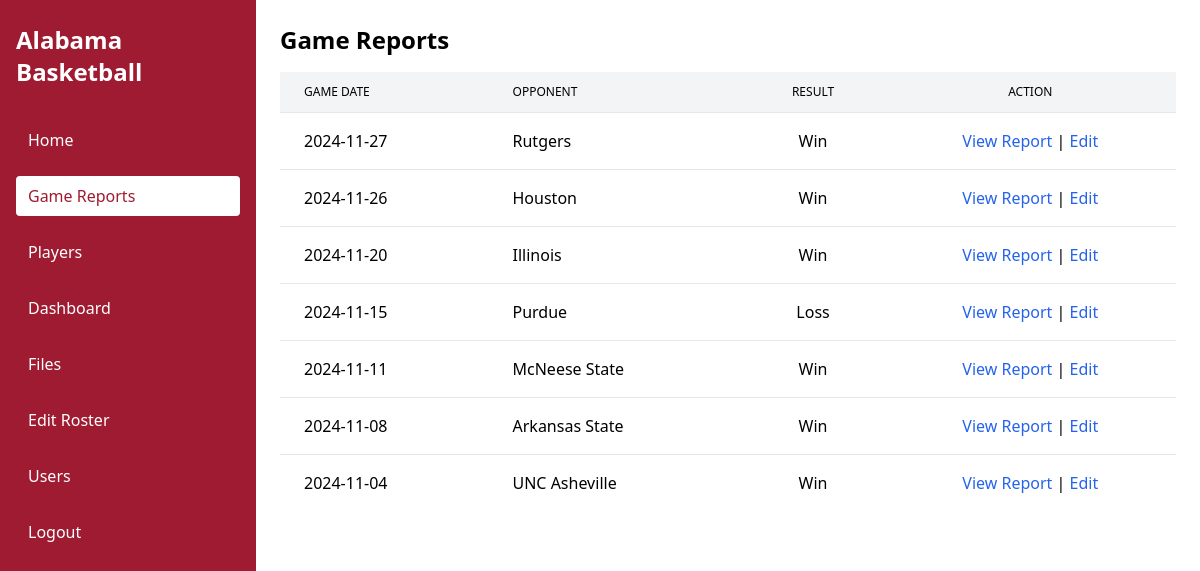
/admin/game-reports (signed in), run on an earlier commit of the app's database.
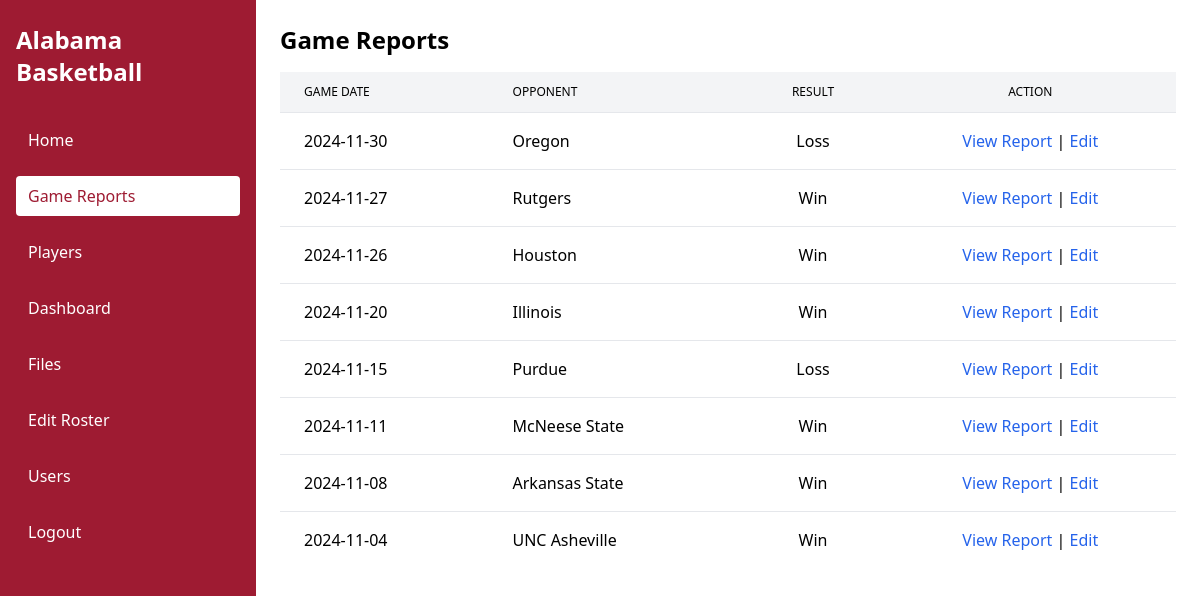
And on a later commit of the database.
### models/database.py (models this page shows)
class Game(db.Model):
    id = db.Column(db.Integer, primary_key=True)
    season_id = db.Column(db.Integer, db.ForeignKey('season.id'), nullable=False)
    game_date = db.Column(db.Date, nullable=False)
    opponent_name = db.Column(db.String(100), nullable=False)
    home_or_away = db.Column(db.String(10), nullable=False)
    result = db.Column(db.String(10))
    csv_filename = db.Column(db.String(255))
    teams = db.relationship('TeamStats', backref='game', lazy=True)
    players = db.relationship('PlayerStats', backref='game', lazy=True)
    blue_collar_stats = db.relationship('BlueCollarStats', backref='game', lazy=True)
    opponent_blue_coll_stats = db.relationship('OpponentBlueCollarStats', backref='game', lazy=True)
    possessions = db.relationship('Possession', backref='game', lazy=True)

### admin/routes.py (the view)
@admin_bp.route('/game-reports')
@login_required
def game_reports():
    games = Game.query.order_by(Game.game_date.desc()).all()
    return render_template('admin/game_reports.html', games=games, active_page='game_reports')

### admin/routes.py (called while the page is built)
@admin_bp.before_request
def admin_bp_before_request():
    if request.endpoint == 'admin.login' or request.endpoint.startswith('static'):
        return
    if not current_user.is_authenticated:
        flash("Please log in to continue.", "error")
        return redirect(url_for('admin.login'))
    admin_only = {
        'admin.dashboard',
        'admin.files_view_unique',
        'admin.upload_file',
        'admin.parse_file',
        'admin.delete_file',
        'admin.users_list',
        'admin.add_user',
        'admin.edit_user',
        'admin.delete_user',
        'admin.edit_roster',
        'admin.delete_roster',
    }
    if request.endpoint in admin_only and not current_user.is_admin:
        flash("You do not have permission to view that page.", "error")
        return redirect(url_for('admin.login'))

### templates/admin/game_reports.html
{% extends 'base.html' %}
{% block content %}
<h1 class="text-2xl font-bold mb-4">Game Reports</h1>
<div class="overflow-x-auto">
  <table class="min-w-full divide-y divide-gray-200 shadow rounded-lg bg-white dark:bg-gray-800">
    <thead class="bg-gray-100 dark:bg-gray-700">
      <tr>
        <th class="px-6 py-3 text-left text-xs font-medium uppercase">Game Date</th>
        <th class="px-6 py-3 text-left text-xs font-medium uppercase">Opponent</th>
        <th class="px-6 py-3 text-center text-xs font-medium uppercase">Result</th>
        <th class="px-6 py-3 text-center text-xs font-medium uppercase">Action</th>
      </tr>
    </thead>
    <tbody class="bg-white dark:bg-gray-800 divide-y divide-gray-200">
      {% for game in games %}
      <tr>
        <td class="px-6 py-4">{{ game.game_date }}</td>
        <td class="px-6 py-4">{{ game.opponent_name }}</td>
        <td class="px-6 py-4 text-center">{{ game.result }}</td>
        <td class="px-6 py-4 text-center">
          <a href="{{ url_for('admin.game_stats', game_id=game.id) }}" class="text-blue-600 hover:underline">
            View Report
          </a>
          |
          <a href="{{ url_for('admin.edit_game', game_id=game.id) }}" class="text-blue-600 hover:underline">
            Edit
          </a>
        </td>
      </tr>
      {% else %}
      <tr>
        <td colspan="4" class="px-6 py-4 text-center">No game reports available.</td>
      </tr>
      {% endfor %}
    </tbody>
  </table>
</div>
{% endblock %}

What changed in the data, as far as the page shows it:
added Game: game_date "2024-11-30", opponent_name "Oregon", result "Loss"
